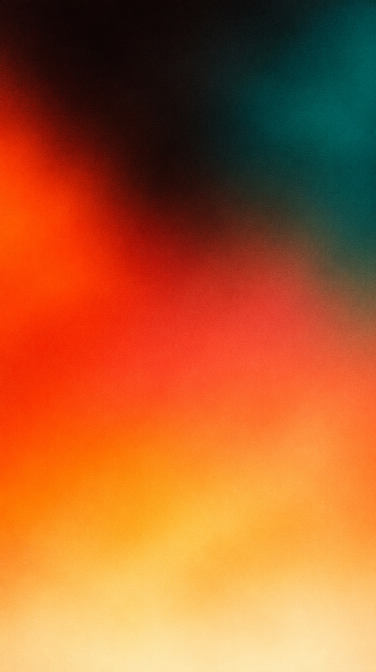
#> input picture assets-src/higgsfield/dawn.png, 752 x 1344 px (shown at 1/2 size); its folder holds only this picture in this run
$ python make_loops.py
#> lines starting #> are read from the running program, lines starting #| are printed output that depends on the picture
"""Turn the Higgsfield gradient stills into seamless, endlessly looping motion.

Each frame samples the still through a displacement field built from sinusoids
whose phase advances by a whole number of turns over the clip, so the last
frame flows into the first with no cut or crossfade.

Usage: python3 scripts/make_loops.py
Needs: numpy, Pillow, ffmpeg.
"""
import subprocess
from pathlib import Path

import numpy as np
from PIL import Image, ImageFilter

ROOT = Path(__file__).resolve().parent.parent
SRC = ROOT / "assets-src" / "higgsfield"
OUT = ROOT / "public" / "media"

W, H = 540, 960          # output size (portrait, phone-first)
FPS = 24
SECONDS = 20
FRAMES = FPS * SECONDS
TAU = 2 * np.pi

# (cycles per loop, x frequency, y frequency, phase, x amplitude, y amplitude)
# Amplitudes are fractions of the frame. Whole-number cycles keep the loop seamless.
WAVES = [
    (1, 0.9, 1.3, 0.0, 0.075, 0.050),
    (1, 1.7, 0.6, 1.9, 0.040, 0.065),
    (2, 0.5, 2.1, 4.1, 0.022, 0.028),
]


def sample(img: np.ndarray, x: np.ndarray, y: np.ndarray) -> np.ndarray:
    """Bilinear sample with edge clamping."""
    h, w, _ = img.shape
    x = np.clip(x, 0, w - 1.001)
    y = np.clip(y, 0, h - 1.001)
    x0 = x.astype(np.int32)
    y0 = y.astype(np.int32)
    fx = (x - x0)[..., None]
    fy = (y - y0)[..., None]
    top = img[y0, x0] * (1 - fx) + img[y0, x0 + 1] * fx
    bot = img[y0 + 1, x0] * (1 - fx) + img[y0 + 1, x0 + 1] * fx
    return top * (1 - fy) + bot * fy


def render(name: str) -> None:
#> called with name = 'dawn'
    still = Image.open(SRC / f"{name}.png").convert("RGB")
#> still is the input picture: PIL image 752x1344 RGB; mean R, G, B 173.2, 94.7, 46.2
    # Blur away the baked-in grain so it doesn't swim; grain is re-added in CSS.
    # Oversize the source so displaced samples never reach the clamped edge.
    still = still.resize((int(W * 1.3), int(H * 1.3)), Image.LANCZOS)
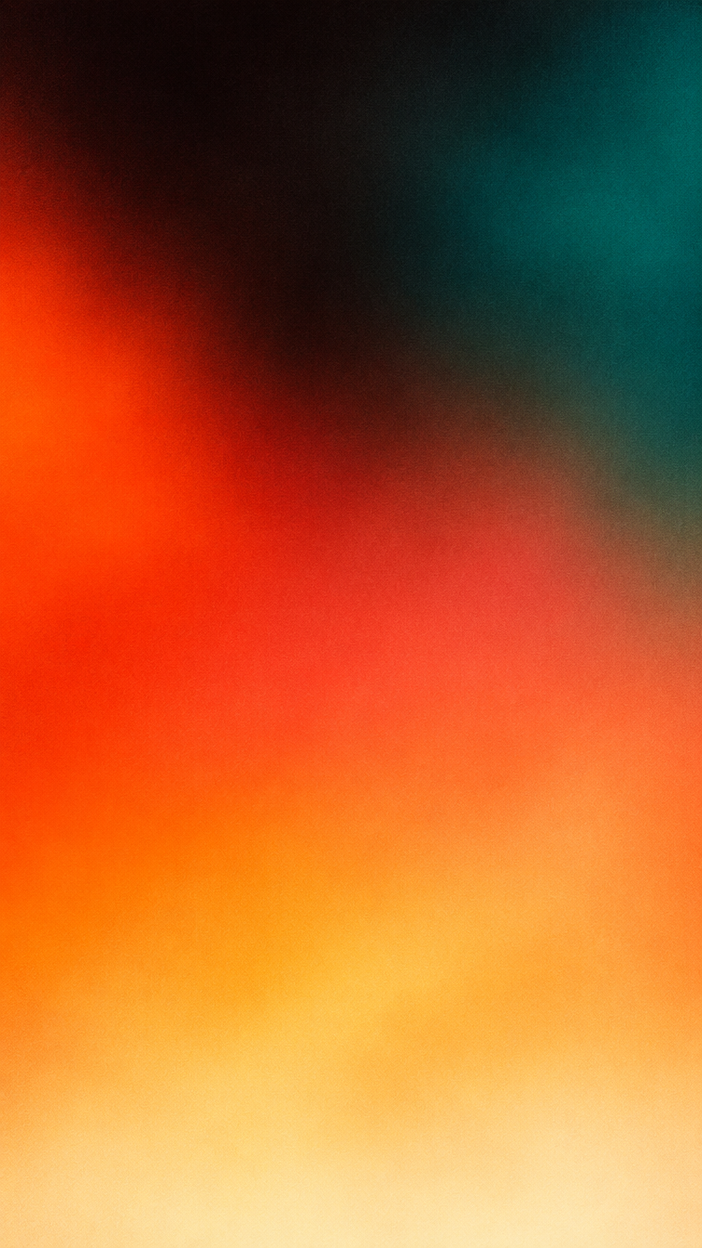
#> still: PIL image 702x1248 RGB; mean R, G, B 173.2, 94.7, 46.2
    still = still.filter(ImageFilter.GaussianBlur(14))
    img = np.asarray(still, dtype=np.float32)
    sh, sw, _ = img.shape
#> sh = 1248; sw = 702

    u, v = np.meshgrid(np.linspace(0, 1, W, dtype=np.float32),
                       np.linspace(0, 1, H, dtype=np.float32))
    base_x = (sw - W) / 2 + u * W
    base_y = (sh - H) / 2 + v * H

    OUT.mkdir(parents=True, exist_ok=True)
    mp4 = OUT / f"{name}.mp4"
#> (the run stopped early here; a loop or call above may not have finished)
